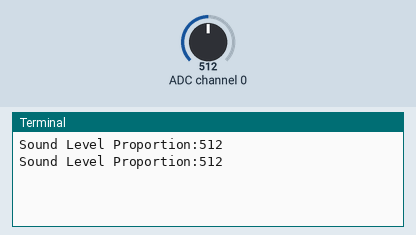
The program below on a simulated Raspberry Pi (BCM pin numbers). On the bench: the last lines printed to the terminal. The inputs (shaded band) are chosen by the test bench; at power-on: ADC channel 0 = 512 (analog values on the 0–1023 scale).

Above: at 1.2 s.
1.3 s: ADC channel 0 set to 716
At 2.6 s:
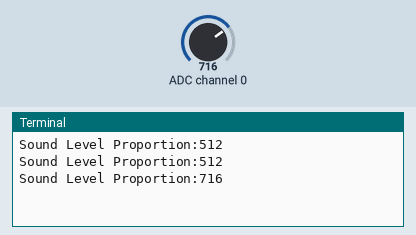
2.8 s: ADC channel 0 set to 900
At 3.8 s:
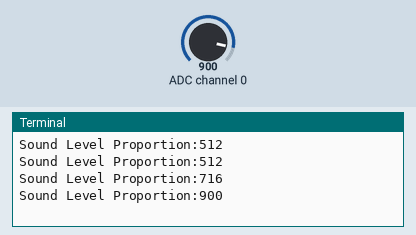
Timing chart, 0 to 5.8 s (numbered marks = the images above; inputs shaded):
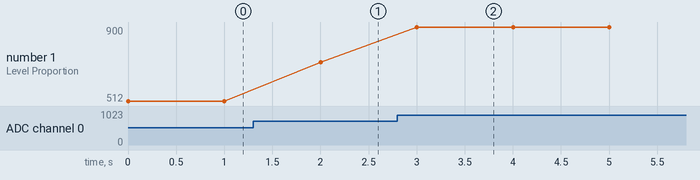

The program:

small_sound.py
```python
# (licence header left out)
import RPi.GPIO as GPIO
import time
import spidev

spi =spidev.SpiDev()
spi.open(0,0)

def ReadChannel(channel):
	adc = spi.xfer2([1, (8+channel)<<4, 0])
	data = ((adc[1] & 3) << 8) + adc[2]
	return data

delay = 1
sound_channel = 0
threshold = 40

try:
	while True:
		sound_level = ReadChannel(sound_channel)
		if sound_level > threshold:
			print("Sound Level Proportion:{}".format(sound_level))
		time.sleep(delay)

except KeyboardInterrupt:
	print "Exception: KeyboardInterrupt"
```

Measured:
- after the input at 1.3 s, the terminal: prints a new line after 0.70 s (image 1)
- after the input at 2.8 s, the terminal: prints a new line after 0.20 s (image 2)
- plotted number 1: 512 → 716 after the input at 1.3 s, 716 → 900 after the input at 2.8 s
